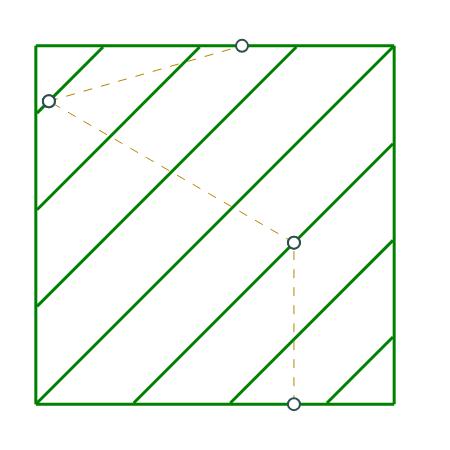
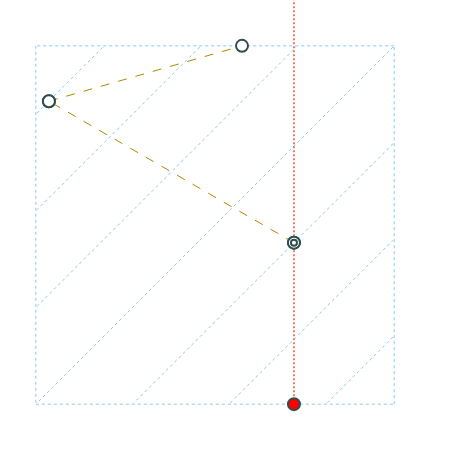
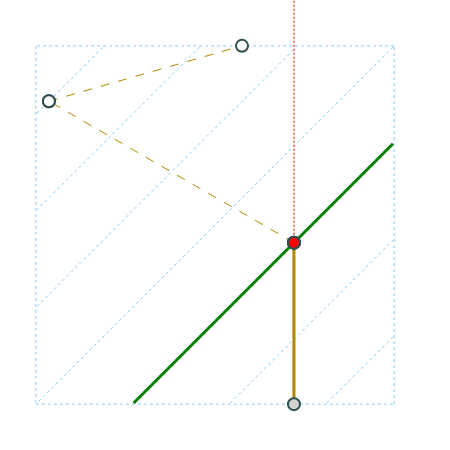
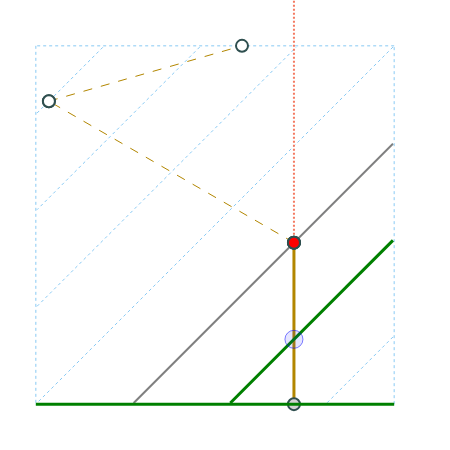

Source (notebook cell) for these figures, in order:
### Code cell
test_layer = 0
figs = plotting.plot_steps(threader.layer_steps[test_layer], template='plotly_white',
    styles=paper_styles,
    #zoom_box=((60.2, 90.2), (69.8, 109.8)),
    show_args={
        'xaxis':dict(showgrid=False, showticklabels=False, zeroline=False),
        'yaxis':dict(showgrid=False, showticklabels=False, zeroline=False)
    }, #show=False
                          )#, prev_layer=gcode.layers[test_layer-1], prev_layer_only_outline=False, preview_layer=False)
#plotting.plot_test(threader.layer_steps[1])

### Figure 1 — Plotly figure (JSON) as saved in the notebook; plotly's stock layout.template omitted (floating-point values rounded to 4 significant figures)
{"data": [{"line": {"color": "green", "width": 3}, "mode": "lines", "name": "gc_segs", "type": "scatter", "x": [33.8, 10.2, null, 10.2, 10.2, null, 10.2, 33.8, null, 33.8, 33.8, null, 33.72, 10.28, null, 10.28, 27.36, null, 20.99, 10.28, null, 10.28, 14.63, null, 33.72, 16.64, null, 23.01, 33.72, null, 33.72, 29.37, null], "y": [33.8, 33.8, null, 33.8, 10.2, null, 10.2, 10.2, null, 10.2, 33.8, null, 33.72, 10.28, null, 16.64, 33.72, null, 33.72, 23.01, null, 29.37, 33.72, null, 27.36, 10.28, null, 10.28, 20.99, null, 14.63, 10.28, null]}, {"line": {"color": "#b28600", "dash": "dash", "width": 1}, "marker": {"color": "white", "line": {"color": "DarkSlateGray", "width": 2}, "size": 12, "symbol": "circle"}, "mode": "markers+lines", "name": "thread", "type": "scatter", "x": [27.2, 27.2, null, 27.2, 11.06, null, 11.06, 23.78, null], "y": [10.2, 20.84, null, 20.84, 30.15, null, 30.15, 33.8, null]}], "layout": {"height": 450, "margin": {"b": 0, "l": 0, "pad": 0, "r": 20, "t": 0}, "showlegend": false, "width": 450, "xaxis": {"domain": [0, 1], "range": [7.84, 36.16], "showgrid": false, "showticklabels": false, "type": "linear", "zeroline": false}, "yaxis": {"domain": [0, 1], "range": [7.181, 36.82], "scaleanchor": "x", "scaleratio": 1, "showgrid": false, "showticklabels": false, "type": "linear", "zeroline": false}}}

### Figure 2 — Plotly figure (JSON) as saved in the notebook; plotly's stock layout.template omitted (floating-point values rounded to 4 significant figures)
{"data": [{"line": {"color": "#1192e8", "dash": "dot", "width": 0.5}, "mode": "lines", "name": "to print", "opacity": 1, "type": "scatter", "x": [33.8, 10.2, null, 10.2, 10.2, null, 10.2, 33.8, null, 33.8, 33.8, null, 33.72, 10.28, null, 10.28, 27.36, null, 20.99, 10.28, null, 10.28, 14.63, null, 33.72, 16.64, null, 23.01, 33.72, null, 33.72, 29.37, null], "y": [33.8, 33.8, null, 33.8, 10.2, null, 10.2, 10.2, null, 10.2, 33.8, null, 33.72, 10.28, null, 16.64, 33.72, null, 33.72, 23.01, null, 29.37, 33.72, null, 27.36, 10.28, null, 10.28, 20.99, null, 14.63, 10.28, null]}, {"line": {"color": "#b28600", "width": 3}, "marker": {"color": "LightGray", "line": {"color": "DarkSlateGray", "width": 2}, "size": 12, "symbol": "circle"}, "mode": "markers+lines", "name": "finished thread", "type": "scatter", "x": [], "y": []}, {"line": {"color": "green", "width": 3}, "mode": "lines", "name": "gcsegs", "type": "scatter", "x": [], "y": []}, {"line": {"color": "#b28600", "dash": "dash", "width": 1}, "marker": {"color": "white", "line": {"color": "DarkSlateGray", "width": 2}, "size": 12, "symbol": "circle"}, "mode": "markers+lines", "name": "thread", "type": "scatter", "x": [27.2, 11.06, null, 11.06, 23.78, null], "y": [20.84, 30.15, null, 30.15, 33.8, null]}, {"line": {"color": "#f47a61", "dash": "2px,2px", "width": 2}, "mode": "lines", "name": "thread path", "type": "scatter", "x": [27.2, 27.2, null], "y": [10.2, 210.2, null]}, {"marker": {"color": "white", "line": {"color": "DarkSlateGray", "width": 2}, "size": 12, "symbol": "circle"}, "mode": "markers", "name": "next anchor", "type": "scatter", "x": [27.2], "y": [20.84]}, {"marker": {"color": "white", "line": {"color": "DarkSlateGray", "width": 2}, "size": 6, "symbol": "circle"}, "mode": "markers", "name": "next anchor", "type": "scatter", "x": [27.2], "y": [20.84]}, {"marker": {"color": "red", "line": {"color": "DarkSlateGray", "width": 2}, "size": 12, "symbol": "circle"}, "mode": "markers", "name": "anchor", "type": "scatter", "x": [27.2], "y": [10.2]}], "layout": {"height": 450, "margin": {"b": 0, "l": 0, "pad": 0, "r": 20, "t": 0}, "showlegend": false, "width": 450, "xaxis": {"domain": [0, 1], "range": [7.84, 36.16], "showgrid": false, "showticklabels": false, "type": "linear", "zeroline": false}, "yaxis": {"domain": [0, 1], "range": [7.181, 36.82], "scaleanchor": "x", "scaleratio": 1, "showgrid": false, "showticklabels": false, "type": "linear", "zeroline": false}}}

### Figure 3 — Plotly figure (JSON) as saved in the notebook; plotly's stock layout.template omitted (floating-point values rounded to 4 significant figures)
{"data": [{"line": {"color": "#1192e8", "dash": "dot", "width": 0.5}, "mode": "lines", "name": "to print", "opacity": 1, "type": "scatter", "x": [33.8, 10.2, null, 10.2, 10.2, null, 10.2, 33.8, null, 33.8, 33.8, null, 33.72, 10.28, null, 10.28, 27.36, null, 20.99, 10.28, null, 10.28, 14.63, null, 33.72, 16.64, null, 23.01, 33.72, null, 33.72, 29.37, null], "y": [33.8, 33.8, null, 33.8, 10.2, null, 10.2, 10.2, null, 10.2, 33.8, null, 33.72, 10.28, null, 16.64, 33.72, null, 33.72, 23.01, null, 29.37, 33.72, null, 27.36, 10.28, null, 10.28, 20.99, null, 14.63, 10.28, null]}, {"line": {"color": "#b28600", "width": 3}, "marker": {"color": "LightGray", "line": {"color": "DarkSlateGray", "width": 2}, "size": 12, "symbol": "circle"}, "mode": "markers+lines", "name": "finished thread", "type": "scatter", "x": [27.2, 27.2, null], "y": [10.2, 20.84, null]}, {"line": {"color": "gray", "width": 2}, "mode": "lines", "name": "prev step segs", "type": "scatter", "x": [], "y": []}, {"line": {"color": "green", "width": 3}, "mode": "lines", "name": "gcsegs", "type": "scatter", "x": [33.72, 16.64, null], "y": [27.36, 10.28, null]}, {"line": {"color": "#b28600", "dash": "dash", "width": 1}, "marker": {"color": "white", "line": {"color": "DarkSlateGray", "width": 2}, "size": 12, "symbol": "circle"}, "mode": "markers+lines", "name": "thread", "type": "scatter", "x": [27.2, 11.06, null, 11.06, 23.78, null], "y": [20.84, 30.15, null, 30.15, 33.8, null]}, {"line": {"color": "#f47a61", "dash": "2px,2px", "width": 2}, "mode": "lines", "name": "thread path", "type": "scatter", "x": [27.2, 27.2, null], "y": [20.84, 220.8, null]}, {"marker": {"color": "white", "line": {"color": "DarkSlateGray", "width": 2}, "size": 12, "symbol": "circle"}, "mode": "markers", "name": "next anchor", "type": "scatter", "x": [27.2], "y": [20.84]}, {"marker": {"color": "white", "line": {"color": "DarkSlateGray", "width": 2}, "size": 6, "symbol": "circle"}, "mode": "markers", "name": "next anchor", "type": "scatter", "x": [27.2], "y": [20.84]}, {"marker": {"color": "red", "line": {"color": "DarkSlateGray", "width": 2}, "size": 12, "symbol": "circle"}, "mode": "markers", "name": "anchor", "type": "scatter", "x": [27.2], "y": [20.84]}], "layout": {"height": 450, "margin": {"b": 0, "l": 0, "pad": 0, "r": 20, "t": 0}, "showlegend": false, "width": 450, "xaxis": {"domain": [0, 1], "range": [7.84, 36.16], "showgrid": false, "showticklabels": false, "type": "linear", "zeroline": false}, "yaxis": {"domain": [0, 1], "range": [7.181, 36.82], "scaleanchor": "x", "scaleratio": 1, "showgrid": false, "showticklabels": false, "type": "linear", "zeroline": false}}}

### Figure 4 — Plotly figure (JSON) as saved in the notebook; plotly's stock layout.template omitted (floating-point values rounded to 4 significant figures)
{"data": [{"line": {"color": "#1192e8", "dash": "dot", "width": 0.5}, "mode": "lines", "name": "to print", "opacity": 1, "type": "scatter", "x": [33.8, 10.2, null, 10.2, 10.2, null, 10.2, 33.8, null, 33.8, 33.8, null, 33.72, 10.28, null, 10.28, 27.36, null, 20.99, 10.28, null, 10.28, 14.63, null, 33.72, 16.64, null, 23.01, 33.72, null, 33.72, 29.37, null], "y": [33.8, 33.8, null, 33.8, 10.2, null, 10.2, 10.2, null, 10.2, 33.8, null, 33.72, 10.28, null, 16.64, 33.72, null, 33.72, 23.01, null, 29.37, 33.72, null, 27.36, 10.28, null, 10.28, 20.99, null, 14.63, 10.28, null]}, {"line": {"color": "#b28600", "width": 3}, "marker": {"color": "LightGray", "line": {"color": "DarkSlateGray", "width": 2}, "size": 12, "symbol": "circle"}, "mode": "markers+lines", "name": "finished thread", "type": "scatter", "x": [27.2, 27.2, null], "y": [10.2, 20.84, null]}, {"line": {"color": "gray", "width": 2}, "mode": "lines", "name": "prev step segs", "type": "scatter", "x": [33.72, 16.64, null], "y": [27.36, 10.28, null]}, {"line": {"color": "green", "width": 3}, "mode": "lines", "name": "gcsegs", "type": "scatter", "x": [10.2, 33.8, null, 23.01, 33.72, null], "y": [10.2, 10.2, null, 10.28, 20.99, null]}, {"marker": {"color": "rgba(0,0,255,0.1)", "line": {"color": "rgba(0,0,255,0.5)", "width": 1}, "size": 18, "symbol": "circle"}, "mode": "markers", "name": "thread fixations", "type": "scatter", "x": [27.2], "y": [14.47]}, {"line": {"color": "#b28600", "dash": "dash", "width": 1}, "marker": {"color": "white", "line": {"color": "DarkSlateGray", "width": 2}, "size": 12, "symbol": "circle"}, "mode": "markers+lines", "name": "thread", "type": "scatter", "x": [27.2, 11.06, null, 11.06, 23.78, null], "y": [20.84, 30.15, null, 30.15, 33.8, null]}, {"line": {"color": "#f47a61", "dash": "2px,2px", "width": 2}, "mode": "lines", "name": "thread path", "type": "scatter", "x": [27.2, 27.2, null], "y": [20.84, 220.8, null]}, {"marker": {"color": "white", "line": {"color": "DarkSlateGray", "width": 2}, "size": 12, "symbol": "circle"}, "mode": "markers", "name": "next anchor", "type": "scatter", "x": [27.2], "y": [20.84]}, {"marker": {"color": "white", "line": {"color": "DarkSlateGray", "width": 2}, "size": 6, "symbol": "circle"}, "mode": "markers", "name": "next anchor", "type": "scatter", "x": [27.2], "y": [20.84]}, {"marker": {"color": "red", "line": {"color": "DarkSlateGray", "width": 2}, "size": 12, "symbol": "circle"}, "mode": "markers", "name": "anchor", "type": "scatter", "x": [27.2], "y": [20.84]}], "layout": {"height": 450, "margin": {"b": 0, "l": 0, "pad": 0, "r": 20, "t": 0}, "showlegend": false, "width": 450, "xaxis": {"domain": [0, 1], "range": [7.84, 36.16], "showgrid": false, "showticklabels": false, "type": "linear", "zeroline": false}, "yaxis": {"domain": [0, 1], "range": [7.181, 36.82], "scaleanchor": "x", "scaleratio": 1, "showgrid": false, "showticklabels": false, "type": "linear", "zeroline": false}}}
